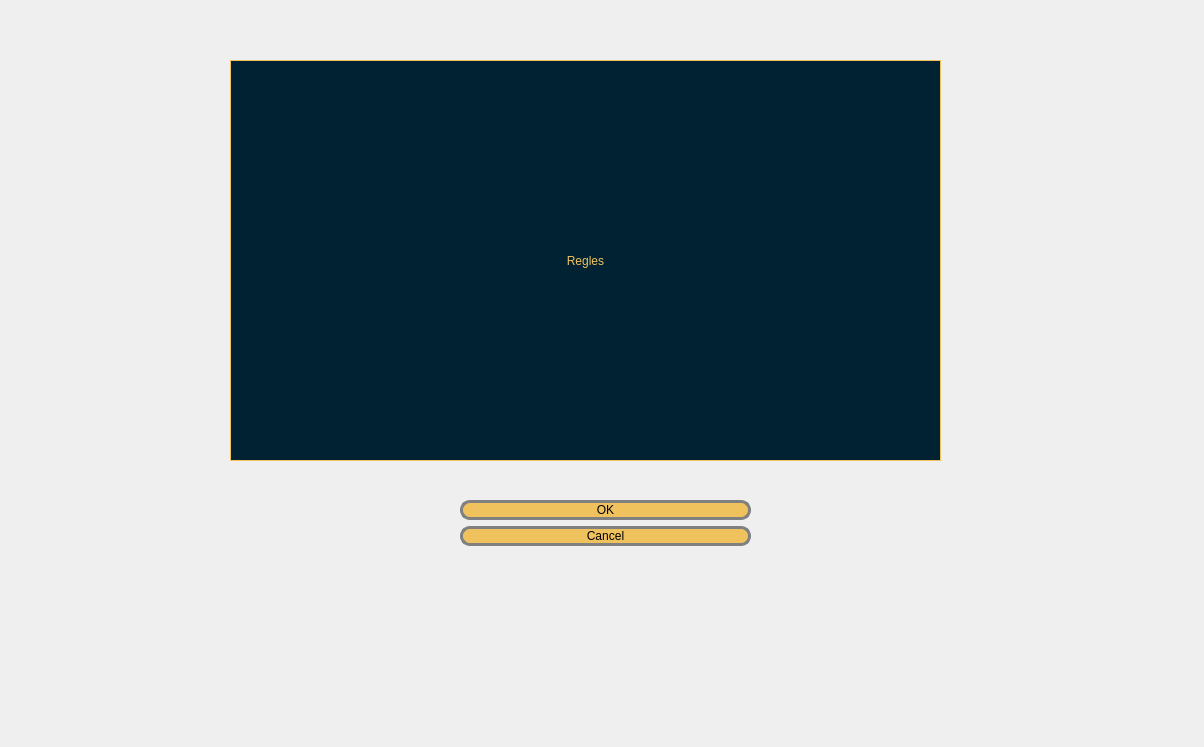
<?xml version="1.0" encoding="UTF-8"?>
<ui version="4.0">
 <class>Regles</class>
 <widget class="QDialog" name="Regles">
  <property name="geometry">
   <rect>
    <x>0</x>
    <y>0</y>
    <width>1204</width>
    <height>747</height>
   </rect>
  </property>
  <property name="windowTitle">
   <string>Dialog</string>
  </property>
  <property name="styleSheet">
   <string notr="true">background: url(:/images/background4.jpg)</string>
  </property>
  <widget class="QDialogButtonBox" name="buttonBox">
   <property name="geometry">
    <rect>
     <x>460</x>
     <y>500</y>
     <width>291</width>
     <height>81</height>
    </rect>
   </property>
   <property name="styleSheet">
    <string notr="true">border: 3px solid gray;
    border-radius: 10px;
    padding: 0 8px;
    background: solid #efc25d;
    selection-background-color: darkgray;</string>
   </property>
   <property name="orientation">
    <enum>Qt::Vertical</enum>
   </property>
   <property name="standardButtons">
    <set>QDialogButtonBox::Cancel|QDialogButtonBox::Ok</set>
   </property>
  </widget>
  <widget class="QLabel" name="regle">
   <property name="geometry">
    <rect>
     <x>230</x>
     <y>60</y>
     <width>711</width>
     <height>401</height>
    </rect>
   </property>
   <property name="styleSheet">
    <string notr="true">background: solid #012233 ;
border:1px  solid #efc25d ; 
color: #efc25d ;</string>
   </property>
   <property name="text">
    <string>Regles</string>
   </property>
   <property name="alignment">
    <set>Qt::AlignCenter</set>
   </property>
  </widget>
 </widget>
 <resources/>
 <connections>
  <connection>
   <sender>buttonBox</sender>
   <signal>accepted()</signal>
   <receiver>Regles</receiver>
   <slot>accept()</slot>
   <hints>
    <hint type="sourcelabel">
     <x>248</x>
     <y>254</y>
    </hint>
    <hint type="destinationlabel">
     <x>157</x>
     <y>274</y>
    </hint>
   </hints>
  </connection>
  <connection>
   <sender>buttonBox</sender>
   <signal>rejected()</signal>
   <receiver>Regles</receiver>
   <slot>reject()</slot>
   <hints>
    <hint type="sourcelabel">
     <x>316</x>
     <y>260</y>
    </hint>
    <hint type="destinationlabel">
     <x>286</x>
     <y>274</y>
    </hint>
   </hints>
  </connection>
 </connections>
</ui>
